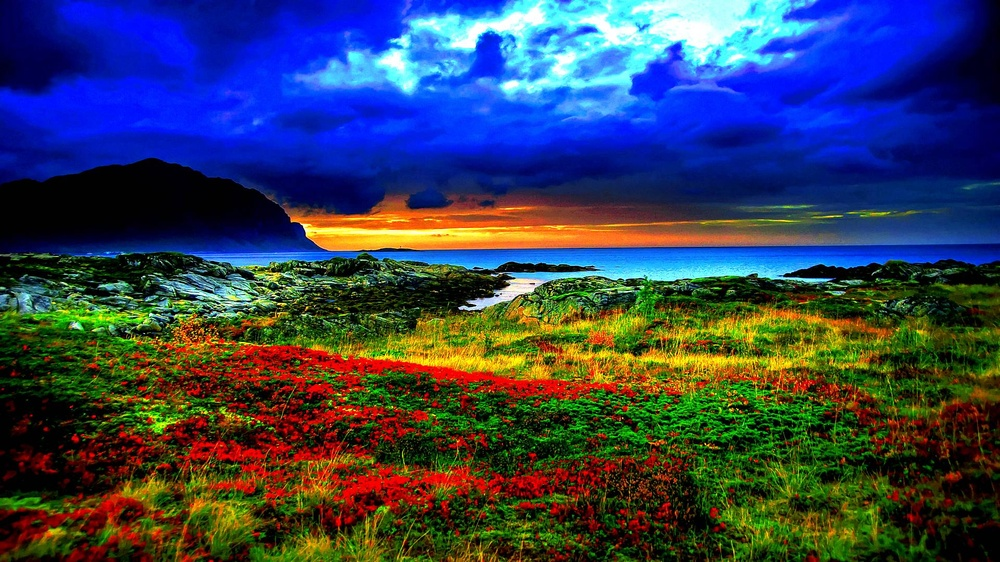
#> input picture Project 3/cw_1.jpg, 1000 x 562 px, shrunk from 1920 x 1080 before the run
$ python python18.py
#> lines starting #> are read from the running program, lines starting #| are printed output that depends on the picture
from PIL import Image, ImageFilter
from PIL import ImageEnhance

# Read Image
img = Image.open('cw_1.jpg')
#> img is the input picture: PIL image 1000x562 RGB; mean R, G, B 53.1, 64.4, 87.3

# Display normal image
img.show()

enhanced_img = ImageEnhance.Contrast(img)
# Display enhanced image
enhanced_img.enhance(2.0).show()
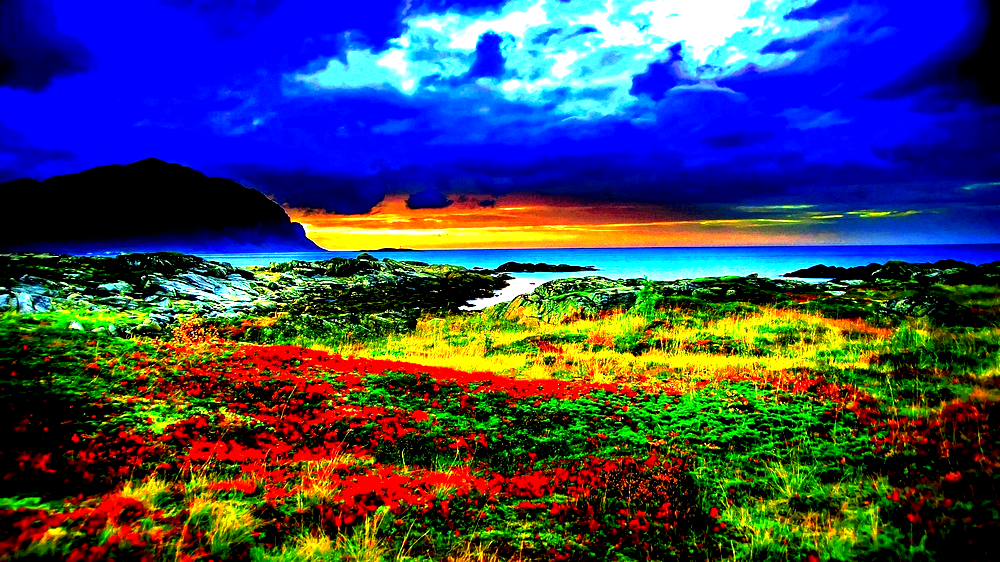
#> shown: PIL image 1000x562 RGB; mean R, G, B 60.2, 69.4, 94.6

$ run again, with Project 3/ig_username kadusuhas100.jpg copied over Project 3/cw_1.jpg
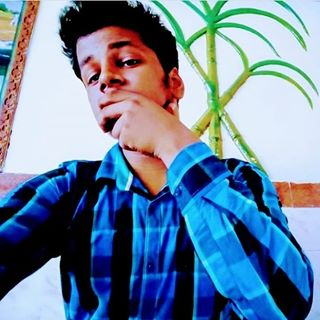
#> input picture Project 3/ig_username kadusuhas100.jpg, 320 x 320 px
#> img is the input picture: PIL image 320x320 RGB; mean R, G, B 109.2, 132.6, 157.8
#> `enhanced_img.enhance(2.0).show()`:
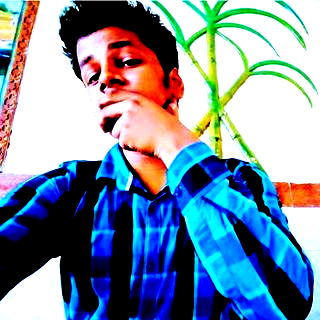
#> shown: PIL image 320x320 RGB; mean R, G, B 122, 141.4, 161.4
